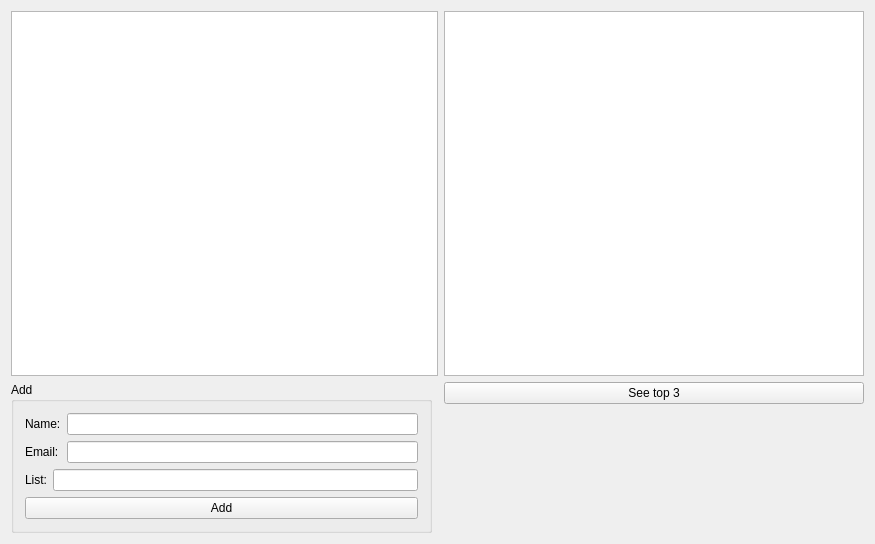
<?xml version="1.0" encoding="UTF-8"?>
<ui version="4.0">
 <class>DepartmentFormClass</class>
 <widget class="QMainWindow" name="DepartmentFormClass">
  <property name="geometry">
   <rect>
    <x>0</x>
    <y>0</y>
    <width>875</width>
    <height>544</height>
   </rect>
  </property>
  <property name="windowTitle">
   <string>DepartmentForm</string>
  </property>
  <widget class="QWidget" name="centralWidget">
   <layout class="QGridLayout" name="gridLayout_2">
    <item row="0" column="0" colspan="2">
     <widget class="QListWidget" name="listWidgetVolunteers">
      <property name="font">
       <font>
        <pointsize>11</pointsize>
        <bold>true</bold>
       </font>
      </property>
     </widget>
    </item>
    <item row="0" column="2">
     <widget class="QListWidget" name="listWidgetUnassigned">
      <property name="font">
       <font>
        <pointsize>11</pointsize>
        <bold>true</bold>
       </font>
      </property>
     </widget>
    </item>
    <item row="1" column="2">
     <widget class="QPushButton" name="pushButton_2">
      <property name="text">
       <string>See top 3</string>
      </property>
     </widget>
    </item>
    <item row="2" column="1" colspan="2">
     <widget class="QLabel" name="labelDesc">
      <property name="font">
       <font>
        <pointsize>11</pointsize>
        <bold>true</bold>
       </font>
      </property>
      <property name="text">
       <string/>
      </property>
     </widget>
    </item>
    <item row="1" column="0" rowspan="2">
     <widget class="QGroupBox" name="groupBox">
      <property name="title">
       <string>Add </string>
      </property>
      <layout class="QGridLayout" name="gridLayout">
       <item row="0" column="0" colspan="2">
        <widget class="QLabel" name="label">
         <property name="text">
          <string>Name:</string>
         </property>
        </widget>
       </item>
       <item row="0" column="2">
        <widget class="QLineEdit" name="lineEditName"/>
       </item>
       <item row="1" column="0" colspan="2">
        <widget class="QLabel" name="label_2">
         <property name="text">
          <string>Email:</string>
         </property>
        </widget>
       </item>
       <item row="1" column="2">
        <widget class="QLineEdit" name="lineEditEmail"/>
       </item>
       <item row="2" column="0">
        <widget class="QLabel" name="label_3">
         <property name="text">
          <string>List:</string>
         </property>
        </widget>
       </item>
       <item row="2" column="1" colspan="2">
        <widget class="QLineEdit" name="lineEditList"/>
       </item>
       <item row="3" column="0" colspan="3">
        <widget class="QPushButton" name="pushButton">
         <property name="text">
          <string>Add</string>
         </property>
        </widget>
       </item>
      </layout>
     </widget>
    </item>
   </layout>
  </widget>
 </widget>
 <layoutdefault spacing="6" margin="11"/>
 <resources>
  <include location="DepartmentForm.qrc"/>
 </resources>
 <connections/>
</ui>
